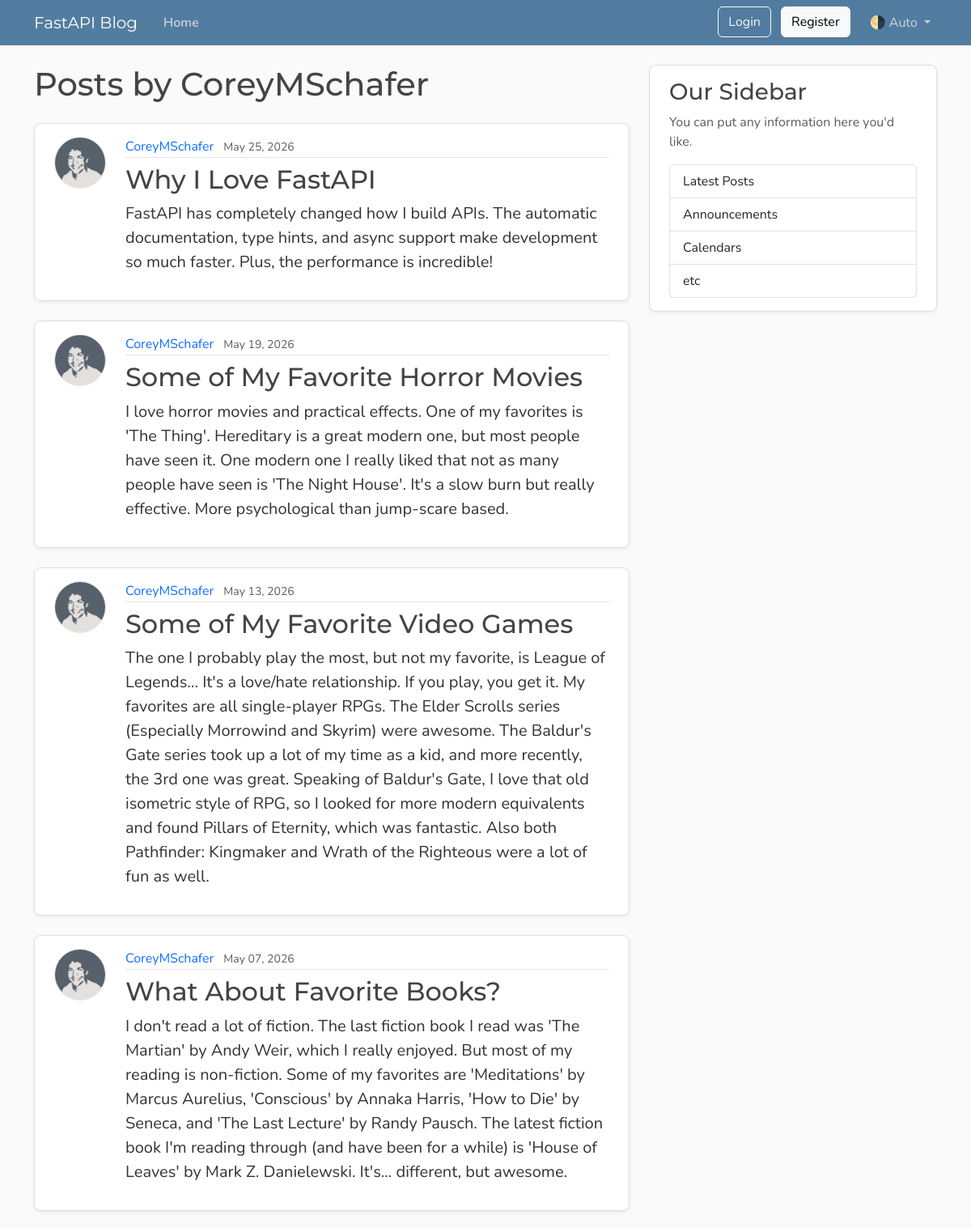
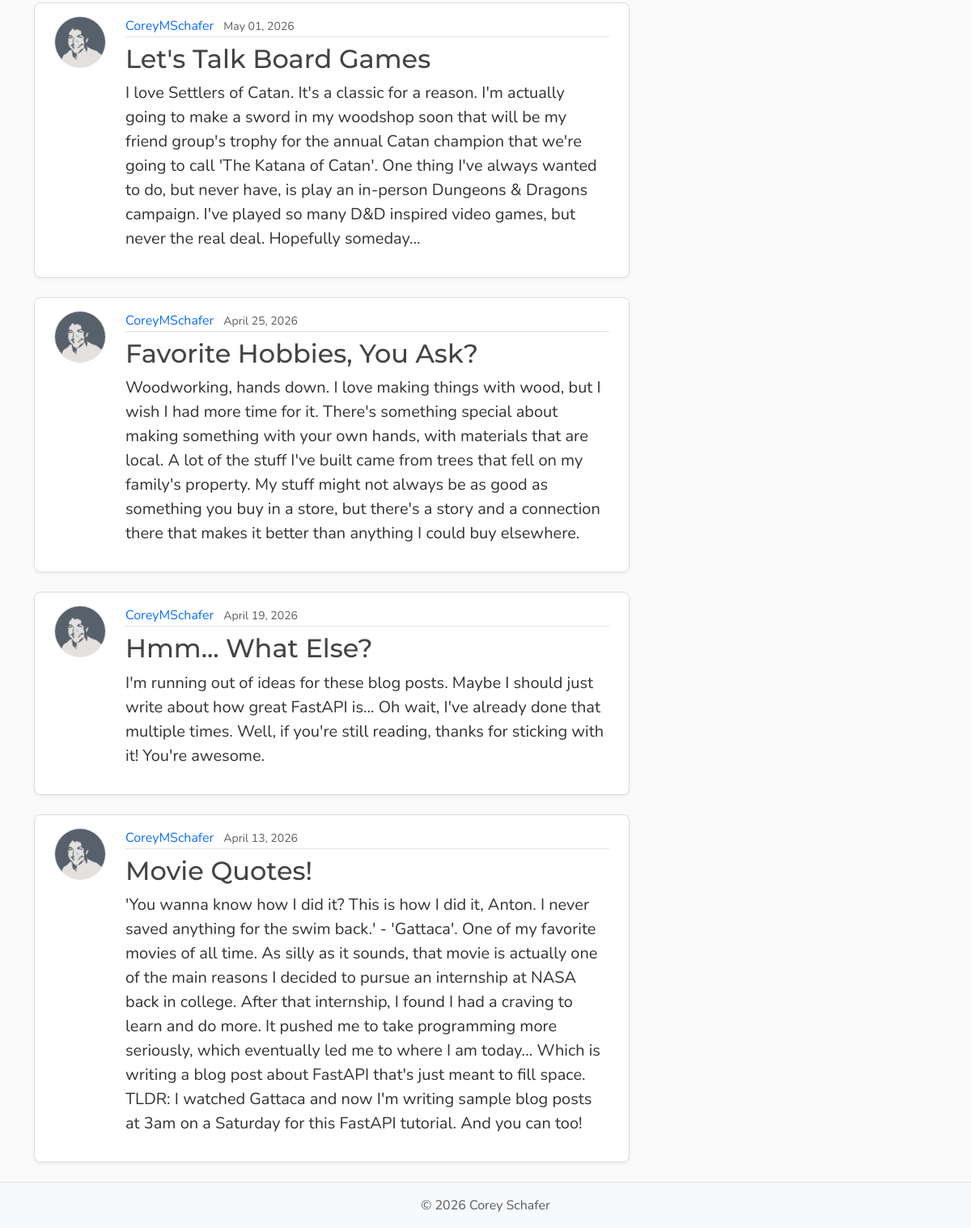
The page /users/1/posts on the database its author committed (2 pictures, top to bottom).
### models.py (models this page shows, shortened)
class User(base):
    __tablename__ = "users"
    id: Mapped[int] = mapped_column(Integer, primary_key=True, index=True)
    username: Mapped[str] = mapped_column(String(50), unique=True, nullable=False)
    email: Mapped[str] = mapped_column(String(120), unique=True, nullable=False)
    password_hash : Mapped[str] =  mapped_column(String(200), nullable=False)
    image_file: Mapped[str | None] = mapped_column(
        String(200),
        nullable=True,
        default=None,
    )
    posts: Mapped[list[Post]] = relationship(back_populates="author",cascade="all, delete-orphan")

class Post(base):
    __tablename__ = "posts"
    id: Mapped[int] = mapped_column(Integer, primary_key=True, index=True)
    title: Mapped[str] = mapped_column(String(100), nullable=False)
    content: Mapped[str] = mapped_column(Text, nullable=False)
    user_id: Mapped[int] = mapped_column(
        ForeignKey("users.id"),
        nullable=False,
        index=True,
    )
    date_posted: Mapped[datetime] = mapped_column(
        DateTime(timezone=True),
        default=lambda: datetime.now(UTC),
    )
    author: Mapped[User] = relationship(back_populates="posts")

### main.py (the view)
@app.get("/users/{user_id}/posts", include_in_schema=False, name="user_posts")
async def user_posts_page(
    request: Request,
    user_id: int,
    db: Annotated[AsyncSession, Depends(get_db)],
):
    result = await db.execute(select(models.User).where(models.User.id == user_id))
    user = result.scalars().first()
    if not user:
        raise HTTPException(
            status_code=status.HTTP_404_NOT_FOUND,
            detail="User not found",
        )
    result = await db.execute(
        select(models.Post)
        .options(selectinload(models.Post.author))
        .where(models.Post.user_id == user_id).order_by(models.Post.date_posted.desc()),
    )
    posts = result.scalars().all()
    return templates.TemplateResponse(
        request,
        "user_posts.html",
        {"posts": posts, "user": user, "title": f"{user.username}'s Posts"},
    )

### templates/user_posts.html (shortened to what this page needs)
{% extends "layout.html" %}
{% block content %}
<h1 class="mb-4">Posts by {{ user.username }}</h1>
<div id="postsContainer">
  {% for post in posts %}
  <article class="content-section py-3 px-4 mb-4">
    <div class="d-flex align-items-start gap-4">
      <img class="rounded-circle article-img flex-shrink-0" src="{{ post.author.image_path }}"
        alt="{{ post.author.username }}'s profile picture" width="64" height="64" loading="lazy">
      <div class="flex-grow-1">
        <div class="article-metadata mb-2">
          <a class="me-2" href="{{ url_for('user_posts', user_id=post.author.id) }}">{{ post.author.username }}</a>
          <small class="text-body-secondary">{{ post.date_posted.strftime("%B %d, %Y") }}</small>
        </div>
        <h2>
          <a class="article-title" href="{{ url_for('post_page', post_id=post.id) }}">{{ post.title }}</a>
        </h2>
        <p class="article-content">{{ post.content }}</p>
      </div>
    </div>
  </article>
  {% else %}
  <p class="text-body-secondary">No posts by this user yet.</p>
  {% endfor %}
</div>
{% endblock content %}

### templates/layout.html (shortened to what this page needs)
<!DOCTYPE html>
<html lang="en">
<head>
  <link href="https://cdn.jsdelivr.net/npm/bootstrap@5.3.8/dist/css/bootstrap.min.css" rel="stylesheet"
>
  <link rel="stylesheet" type="text/css" href="{{ url_for('static', path='css/main.css' ) }}">
</head>
<body class="d-flex flex-column min-vh-100">
  <header class="site-header">
    <nav class="navbar navbar-expand-md bg-steel fixed-top" data-bs-theme="dark">
      <div class="container">
        <a class="navbar-brand me-4" href="{{ url_for('home') }}">FastAPI Blog</a>
        <div class="collapse navbar-collapse" id="navbarToggle">
          <div class="navbar-nav me-auto">
            <a class="nav-link active" aria-current="page" href="{{ url_for('home') }}">Home</a>
          </div>
          <div class="navbar-nav">
            <div id="loggedOutNav">
              <a class="btn btn-outline-light mb-2 mb-md-0 me-md-2" href="{{ url_for('login_page') }}">Login</a>
              <a class="btn btn-light mb-2 mb-md-0 me-md-3" href="{{ url_for('register_page') }}">Register</a>
            </div>
            <div class="nav-item dropdown">
              <a class="nav-link dropdown-toggle" href="#" role="button" id="bd-theme" data-bs-toggle="dropdown"
                aria-expanded="false">
                <span id="bd-theme-text">🌗 Auto</span>
              </a>
            </div>
          </div>
        </div>
      </div>
    </nav>
  </header>
  <main role="main" class="container">
    <div class="row">
      <div class="col-md-8">
        {% block content %}
        {% endblock content %}
      </div>
      <aside class="col-md-4">
        <div class="content-section py-3 px-4 mb-4">
          <h3>Our Sidebar</h3>
          <p class="text-body-secondary">You can put any information here you'd like.</p>
          <ul class="list-group">
            <li class="list-group-item">Latest Posts</li>
            <li class="list-group-item">Announcements</li>
            <li class="list-group-item">Calendars</li>
            <li class="list-group-item">etc</li>
          </ul>
        </div>
      </aside>
    </div>
  </main>
  <footer class="mt-auto py-3 bg-body-tertiary border-top">
    <div class="container text-center">
      <p class="text-body-secondary mb-0">
        © <span id="year"></span> Corey Schafer
      </p>
    </div>
  </footer>
</body>
</html>

### static/css/main.css (style rules this page uses)
:root { --font-heading: "Montserrat", system-ui, -apple-system, BlinkMacSystemFont, sans-serif; --font-body: "Nunito", system-ui, -apple-system, BlinkMacSystemFont, sans-serif; --color-bg-body: #fafafa; --color-bg-content: #ffffff; --color-text-primary: #333333; --color-text-heading: #444444; --color-steel: #527c9f; --color-nav-link: #cbd5db; --color-nav-link-hover: #ffffff; --color-link-hover: #428bca; --color-border: #dddddd; --color-border-light: #e3e3e3; --spacing-xl: 5rem; --article-img-size: 4rem; --account-img-size: 7.813rem; }
body { font-family: var(--font-body); background: var(--color-bg-body); color: var(--color-text-primary); }
main { padding-top: var(--spacing-xl); }
h1, h2, h3, h4, h5, h6 { font-family: var(--font-heading); color: var(--color-text-heading); }
.navbar-brand { font-family: var(--font-heading); }
a { text-decoration: none; }
.bg-steel { background-color: var(--color-steel); }
.site-header .navbar-nav .nav-link { color: var(--color-nav-link); transition: color 0.2s ease-in-out; }
.site-header .navbar-nav .nav-link.active { font-weight: 600; }
.content-section { background: var(--color-bg-content); border: 1px solid var(--color-border); border-radius: 0.5rem; box-shadow: 0 2px 4px rgba(15, 23, 42, 0.05); transition: box-shadow 0.15s ease, transform 0.15s ease, border-color 0.15s ease; }
.article-title { color: var(--color-text-heading); transition: color 0.2s ease-in-out; }
.article-content { white-space: pre-line; font-size: 1.25rem; }
.article-img { height: var(--article-img-size); width: var(--article-img-size); flex-shrink: 0; object-fit: cover; border: 1px solid var(--color-border-light); box-shadow: 0 0 0 2px var(--color-bg-content); }
.article-metadata { padding-bottom: 0.063rem; border-bottom: 1px solid var(--color-border-light); }
.article-metadata a { transition: color 0.2s ease-in-out; }
[data-bs-theme="dark"] { --color-bg-body: #1a1a1a; --color-bg-content: #2d2d2d; --color-text-primary: #e0e0e0; --color-text-heading: #f0f0f0; --color-border: #404040; --color-border-light: #4a4a4a; }

### rows shown on the page
User: username "CoreyMSchafer"
Post: author.image_path (picture), author.username "CoreyMSchafer", date_posted "May 25, 2026", title "Why I Love FastAPI", content "FastAPI has completely changed how I build APIs. The automatic documentation, type hints, and async support make development so much faster. Plus, the performance is incredible!"
Post: author.image_path (picture), author.username "CoreyMSchafer", date_posted "May 19, 2026", title "Some of My Favorite Horror Movies", content "I love horror movies and practical effects. One of my favorites is 'The Thing'. Hereditary is a great modern one, but most people have seen it. One modern one I really liked that not as many people have seen is 'The Night House'. It's a slow burn but really effective. More psychological than jump-scare based."
Post: author.image_path (picture), author.username "CoreyMSchafer", date_posted "May 13, 2026", title "Some of My Favorite Video Games", content "The one I probably play the most, but not my favorite, is League of Legends... It's a love/hate relationship. If you play, you get it. My favorites are all single-player RPGs. The Elder Scrolls series (Especially Morrowind and Skyrim) were awesome. The Baldur's Gate series took up a lot of my time as a kid, and more recently, the 3rd one was great. Speaking of Baldur's Gate, I love that old isometric style of RPG, so I looked for more modern equivalents and found Pillars of Eternity, which was fantastic. Also both Pathfinder: Kingmaker and Wrath of the Righteous were a lot of fun as well."
Post: author.image_path (picture), author.username "CoreyMSchafer", date_posted "May 07, 2026", title "What About Favorite Books?", content "I don't read a lot of fiction. The last fiction book I read was 'The Martian' by Andy Weir, which I really enjoyed. But most of my reading is non-fiction. Some of my favorites are 'Meditations' by Marcus Aurelius, 'Conscious' by Annaka Harris, 'How to Die' by Seneca, and 'The Last Lecture' by Randy Pausch. The latest fiction book I'm reading through (and have been for a while) is 'House of Leaves' by Mark Z. Danielewski. It's... different, but awesome."
Post: author.image_path (picture), author.username "CoreyMSchafer", date_posted "May 01, 2026", title "Let's Talk Board Games", content "I love Settlers of Catan. It's a classic for a reason. I'm actually going to make a sword in my woodshop soon that will be my friend group's trophy for the annual Catan champion that we're going to call 'The Katana of Catan'. One thing I've always wanted to do, but never have, is play an in-person Dungeons & Dragons campaign. I've played so many D&D inspired video games, but never the real deal. Hopefully someday..."
Post: author.image_path (picture), author.username "CoreyMSchafer", date_posted "April 25, 2026", title "Favorite Hobbies, You Ask?", content "Woodworking, hands down. I love making things with wood, but I wish I had more time for it. There's something special about making something with your own hands, with materials that are local. A lot of the stuff I've built came from trees that fell on my family's property. My stuff might not always be as good as something you buy in a store, but there's a story and a connection there that makes it better than anything I could buy elsewhere."
Post: author.image_path (picture), author.username "CoreyMSchafer", date_posted "April 19, 2026", title "Hmm... What Else?", content "I'm running out of ideas for these blog posts. Maybe I should just write about how great FastAPI is... Oh wait, I've already done that multiple times. Well, if you're still reading, thanks for sticking with it! You're awesome."
Post: author.image_path (picture), author.username "CoreyMSchafer", date_posted "April 13, 2026", title "Movie Quotes!", content "'You wanna know how I did it? This is how I did it, Anton. I never saved anything for the swim back.' - 'Gattaca'. One of my favorite movies of all time. As silly as it sounds, that movie is actually one of the main reasons I decided to pursue an internship at NASA back in college. After that internship, I found I had a craving to learn and do more. It pushed me to take programming more seriously, which eventually led me to where I am today... Which is writing a blog post about FastAPI that's just meant to fill space. TLDR: I watched Gattaca and now I'm writing sample blog posts at 3am on a Saturday for this FastAPI tutorial. And you can too!"
